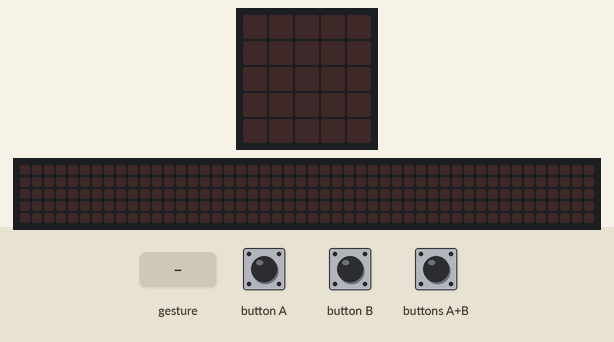
This program was run on a simulated BBC micro:bit (MakeCode). Parts: the board's 5×5 LED display, a strip that is not on the board, showing the scrolling text unrolled. Inputs (shaded band) come from the test bench. Random numbers come from a fixed seed; a tilt is held for 1.5 s and a shake lasts 1 s, then the board lies face up again; the 48×5 strip is a reading aid, not a part: it shows the text the display is scrolling, unrolled, one strip-width of it at a time.

Above: at 1.2 s.
1.3 s: button A pressed for 0.15 s
At 1.52 s:
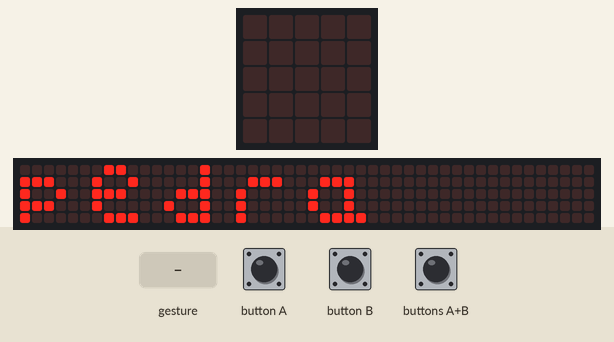
4.3 s: button B pressed for 0.15 s
At 6.92 s:
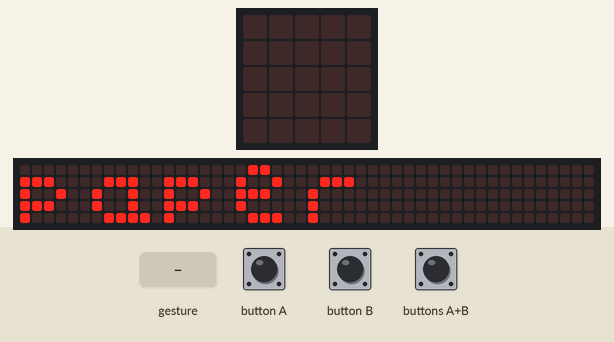
7.4 s: buttons A+B pressed for 0.15 s
At 12.4 s:
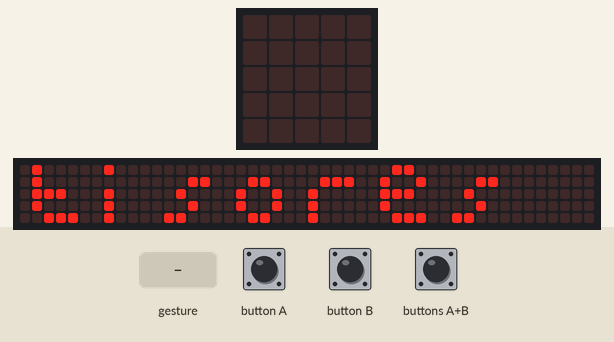
13.5 s: gesture 'shake'
16.5 s: buttons A+B pressed for 1 s
At 19.82 s:
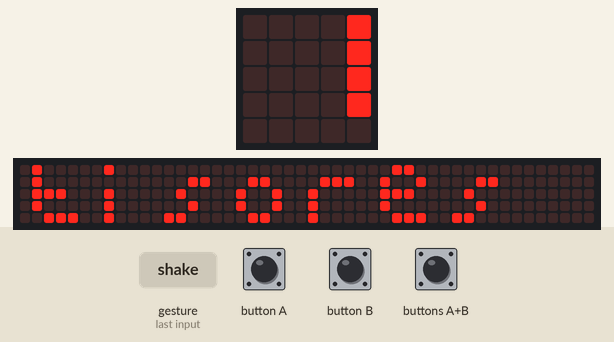

The program:

main.ts
```typescript
let ran = 0
input.onButtonPressed(Button.A, function () {
    basic.showString("pedra")
})
input.onGesture(Gesture.Shake, function () {
    ran = randint(0, 2)
    if (ran == 0) {
        basic.showString("pedra")
    }
    if (ran == 1) {
        basic.showString("paper")
    }
    if (ran == 2) {
        basic.showString("tisores")
    }
})
input.onButtonPressed(Button.AB, function () {
    basic.showString("tisores")
})
input.onButtonPressed(Button.B, function () {
    basic.showString("paper")
})
```

test.ts
```typescript
// les proves van aquí; això no es compilarà quan aquest paquet s'usi com a extensió.
```

Measured:
- after the input at 1.3 s, the display: changes after 0.15 s (image 1)
